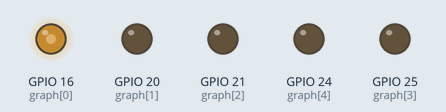
Recording of a program running on a simulated Raspberry Pi (BCM pin numbers). Shown: output pins drawn as LEDs (lit = HIGH). At 5.0 s the program stops and its outputs stay as they are.

Above: at 0.1 s.
At 1.1 s:
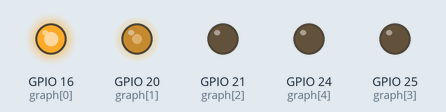
At 2.1 s:
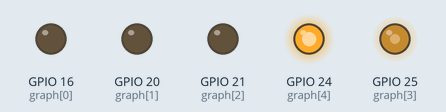
At 3.1 s:
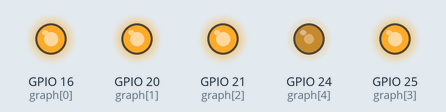
At 4.1 s:
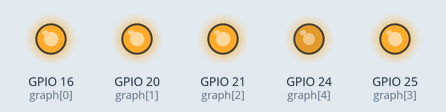
At 5.1 s:
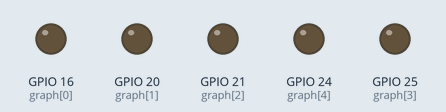
Timing chart, 0 to 6.5 s (numbered marks = the images above):
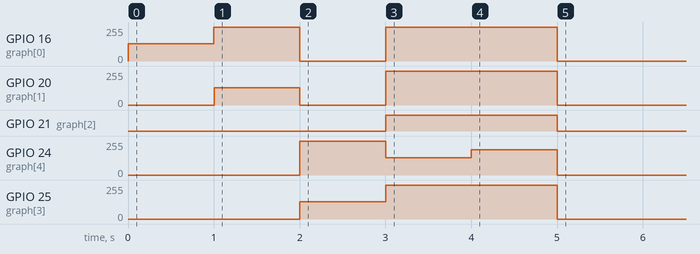

Measured:
- by itself, GPIO 20 (graph[1]): 0/255 → 128/255 at 1.0 s, → 0/255 1.0 s later, → 255/255 1.0 s later, → 0/255 2.0 s later
- by itself, GPIO 21 (graph[2]): LOW → HIGH at 3.0 s, → LOW 2.0 s later
- by itself, GPIO 24 (graph[4]): 0/255 → 255/255 at 2.0 s, → 128/255 1.0 s later, → 191/255 1.0 s later, → 0/255 1.0 s later
- by itself, GPIO 25 (graph[3]): 0/255 → 128/255 at 2.0 s, → 255/255 1.0 s later, → 0/255 2.0 s later
- by itself, GPIO 16 (graph[0]): 0/255 → 128/255 at 0.00 s, → 255/255 1.0 s later, → 0/255 1.0 s later, → 255/255 1.0 s later, … (5 changes in this stretch)

The program:

LEDBarGraph_gpiozero.py
```python
from gpiozero import LEDBarGraph
from time import sleep

graph = LEDBarGraph(16, 20, 21, 25, 24, pwm=True)

graph.value = 1/10
sleep(1)
graph.value = 3/10
sleep(1)
graph.value = -3/10
sleep(1)
graph.value = 9/10
sleep(1)
graph.value = 95/100
sleep(1)
```
